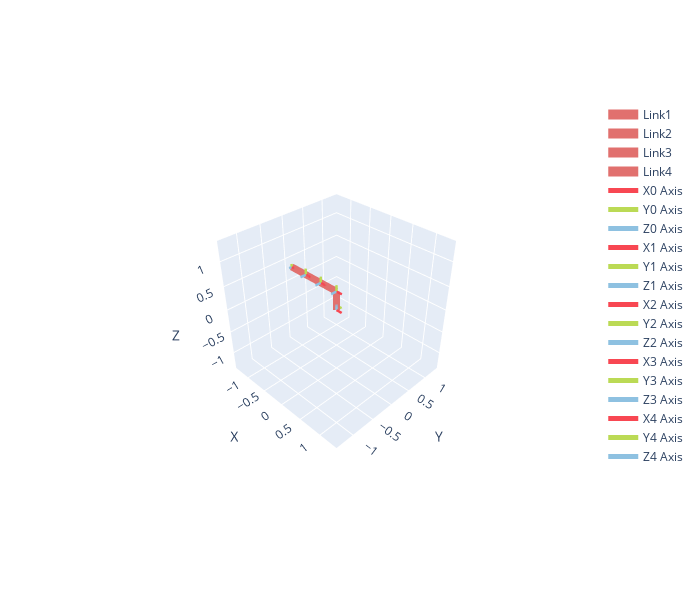

The code cell stored with this chart in its notebook:
### Markdown cell above
## DH Models

### Generic Models
We can easily define a robotic manipulate using DH parameters in RoboSandbox. To give a quick start, several pre-defined models are offered **from 2 Dofs to 7 Dofs**:

### Code cell
import robosandbox.models.DH.Generic as generic
robot4 = generic.GenericFour()
robot4.plotly(robot4.qz, fig=go.Figure(), isShow=False) # In the Marimo notebook, use the "fig" parameter for improved visual effects.

### Figure 1 — Plotly figure (JSON) as saved in the notebook; plotly's stock layout.template omitted (floating-point values rounded to 4 significant figures)
{"data": [{"line": {"color": "#E1706E", "width": 14}, "mode": "lines", "name": "Link1", "type": "scatter3d", "x": [0.0, 0.0], "y": [0.0, 0.0], "z": [0.0, 0.4]}, {"line": {"color": "#E1706E", "width": 14}, "mode": "lines", "name": "Link2", "type": "scatter3d", "x": [0.0, -0.4], "y": [0.0, 0.0], "z": [0.4, 0.4]}, {"line": {"color": "#E1706E", "width": 14}, "mode": "lines", "name": "Link3", "type": "scatter3d", "x": [-0.4, -0.8], "y": [0.0, 0.0], "z": [0.4, 0.4]}, {"line": {"color": "#E1706E", "width": 14}, "mode": "lines", "name": "Link4", "type": "scatter3d", "x": [-0.8, -1.2], "y": [0.0, 0.0], "z": [0.4, 0.4]}, {"line": {"color": "#F84752", "width": 5}, "mode": "lines", "name": "X0 Axis", "type": "scatter3d", "x": [0, 0.13], "y": [0, 0], "z": [0, 0]}, {"cmax": 1, "cmin": 0, "colorscale": [[0, "#F84752"], [1, "#F84752"]], "showscale": false, "sizemode": "absolute", "sizeref": 0.013, "type": "cone", "u": [1], "v": [0], "w": [0], "x": [0.13], "y": [0], "z": [0]}, {"line": {"color": "#BBDA55", "width": 5}, "mode": "lines", "name": "Y0 Axis", "type": "scatter3d", "x": [0, 0], "y": [0, 0.13], "z": [0, 0]}, {"cmax": 1, "cmin": 0, "colorscale": [[0, "#BBDA55"], [1, "#BBDA55"]], "showscale": false, "sizemode": "absolute", "sizeref": 0.013, "type": "cone", "u": [0], "v": [1], "w": [0], "x": [0], "y": [0.13], "z": [0]}, {"line": {"color": "#8EC1E1", "width": 5}, "mode": "lines", "name": "Z0 Axis", "type": "scatter3d", "x": [0, 0], "y": [0, 0], "z": [0, 0.13]}, {"cmax": 1, "cmin": 0, "colorscale": [[0, "#8EC1E1"], [1, "#8EC1E1"]], "showscale": false, "sizemode": "absolute", "sizeref": 0.013, "type": "cone", "u": [0], "v": [0], "w": [1], "x": [0], "y": [0], "z": [0.13]}, {"line": {"color": "#F84752", "width": 5}, "mode": "lines", "name": "X1 Axis", "type": "scatter3d", "x": [0, 0.13], "y": [0, 0], "z": [0.4, 0.4]}, {"cmax": 1, "cmin": 0, "colorscale": [[0, "#F84752"], [1, "#F84752"]], "showscale": false, "sizemode": "absolute", "sizeref": 0.013, "type": "cone", "u": [1], "v": [0], "w": [0], "x": [0.13], "y": [0], "z": [0.4]}, {"line": {"color": "#BBDA55", "width": 5}, "mode": "lines", "name": "Y1 Axis", "type": "scatter3d", "x": [0, 0], "y": [0, 7.96e-18], "z": [0.4, 0.53]}, {"cmax": 1, "cmin": 0, "colorscale": [[0, "#BBDA55"], [1, "#BBDA55"]], "showscale": false, "sizemode": "absolute", "sizeref": 0.013, "type": "cone", "u": [0], "v": [6.123e-17], "w": [1], "x": [0], "y": [7.96e-18], "z": [0.53]}, {"line": {"color": "#8EC1E1", "width": 5}, "mode": "lines", "name": "Z1 Axis", "type": "scatter3d", "x": [0, 0], "y": [0, -0.13], "z": [0.4, 0.4]}, {"cmax": 1, "cmin": 0, "colorscale": [[0, "#8EC1E1"], [1, "#8EC1E1"]], "showscale": false, "sizemode": "absolute", "sizeref": 0.013, "type": "cone", "u": [0], "v": [-1], "w": [6.123e-17], "x": [0], "y": [-0.13], "z": [0.4]}, {"line": {"color": "#F84752", "width": 5}, "mode": "lines", "name": "X2 Axis", "type": "scatter3d", "x": [-0.4, -0.27], "y": [0, 0], "z": [0.4, 0.4]}, {"cmax": 1, "cmin": 0, "colorscale": [[0, "#F84752"], [1, "#F84752"]], "showscale": false, "sizemode": "absolute", "sizeref": 0.013, "type": "cone", "u": [1], "v": [0], "w": [0], "x": [-0.27], "y": [0], "z": [0.4]}, {"line": {"color": "#BBDA55", "width": 5}, "mode": "lines", "name": "Y2 Axis", "type": "scatter3d", "x": [-0.4, -0.4], "y": [0, 7.96e-18], "z": [0.4, 0.53]}, {"cmax": 1, "cmin": 0, "colorscale": [[0, "#BBDA55"], [1, "#BBDA55"]], "showscale": false, "sizemode": "absolute", "sizeref": 0.013, "type": "cone", "u": [0], "v": [6.123e-17], "w": [1], "x": [-0.4], "y": [7.96e-18], "z": [0.53]}, {"line": {"color": "#8EC1E1", "width": 5}, "mode": "lines", "name": "Z2 Axis", "type": "scatter3d", "x": [-0.4, -0.4], "y": [0, -0.13], "z": [0.4, 0.4]}, {"cmax": 1, "cmin": 0, "colorscale": [[0, "#8EC1E1"], [1, "#8EC1E1"]], "showscale": false, "sizemode": "absolute", "sizeref": 0.013, "type": "cone", "u": [0], "v": [-1], "w": [6.123e-17], "x": [-0.4], "y": [-0.13], "z": [0.4]}, {"line": {"color": "#F84752", "width": 5}, "mode": "lines", "name": "X3 Axis", "type": "scatter3d", "x": [-0.8, -0.67], "y": [0, 0], "z": [0.4, 0.4]}, {"cmax": 1, "cmin": 0, "colorscale": [[0, "#F84752"], [1, "#F84752"]], "showscale": false, "sizemode": "absolute", "sizeref": 0.013, "type": "cone", "u": [1], "v": [0], "w": [0], "x": [-0.67], "y": [0], "z": [0.4]}, {"line": {"color": "#BBDA55", "width": 5}, "mode": "lines", "name": "Y3 Axis", "type": "scatter3d", "x": [-0.8, -0.8], "y": [0, 7.96e-18], "z": [0.4, 0.53]}, {"cmax": 1, "cmin": 0, "colorscale": [[0, "#BBDA55"], [1, "#BBDA55"]], "showscale": false, "sizemode": "absolute", "sizeref": 0.013, "type": "cone", "u": [0], "v": [6.123e-17], "w": [1], "x": [-0.8], "y": [7.96e-18], "z": [0.53]}, {"line": {"color": "#8EC1E1", "width": 5}, "mode": "lines", "name": "Z3 Axis", "type": "scatter3d", "x": [-0.8, -0.8], "y": [0, -0.13], "z": [0.4, 0.4]}, {"cmax": 1, "cmin": 0, "colorscale": [[0, "#8EC1E1"], [1, "#8EC1E1"]], "showscale": false, "sizemode": "absolute", "sizeref": 0.013, "type": "cone", "u": [0], "v": [-1], "w": [6.123e-17], "x": [-0.8], "y": [-0.13], "z": [0.4]}, {"line": {"color": "#F84752", "width": 5}, "mode": "lines", "name": "X4 Axis", "type": "scatter3d", "x": [-1.2, -1.135], "y": [0, 0], "z": [0.4, 0.4]}, {"cmax": 1, "cmin": 0, "colorscale": [[0, "#F84752"], [1, "#F84752"]], "showscale": false, "sizemode": "absolute", "sizeref": 0.0065, "type": "cone", "u": [1], "v": [0], "w": [0], "x": [-1.135], "y": [0], "z": [0.4]}, {"line": {"color": "#BBDA55", "width": 5}, "mode": "lines", "name": "Y4 Axis", "type": "scatter3d", "x": [-1.2, -1.2], "y": [0, 3.98e-18], "z": [0.4, 0.465]}, {"cmax": 1, "cmin": 0, "colorscale": [[0, "#BBDA55"], [1, "#BBDA55"]], "showscale": false, "sizemode": "absolute", "sizeref": 0.0065, "type": "cone", "u": [0], "v": [6.123e-17], "w": [1], "x": [-1.2], "y": [3.98e-18], "z": [0.465]}, {"line": {"color": "#8EC1E1", "width": 5}, "mode": "lines", "name": "Z4 Axis", "type": "scatter3d", "x": [-1.2, -1.2], "y": [0, -0.065], "z": [0.4, 0.4]}, {"cmax": 1, "cmin": 0, "colorscale": [[0, "#8EC1E1"], [1, "#8EC1E1"]], "showscale": false, "sizemode": "absolute", "sizeref": 0.0065, "type": "cone", "u": [0], "v": [-1], "w": [6.123e-17], "x": [-1.2], "y": [-0.065], "z": [0.4]}], "layout": {"height": 600, "scene": {"aspectmode": "cube", "camera": {"center": {"x": 0, "y": 0, "z": 0}, "eye": {"x": 1.897, "y": -1.897, "z": 1.897}, "up": {"x": 0, "y": 0, "z": 1}}, "xaxis": {"nticks": 10, "range": [-1.391, 1.391], "title": {"text": "X"}}, "yaxis": {"nticks": 10, "range": [-1.391, 1.391], "title": {"text": "Y"}}, "zaxis": {"nticks": 10, "range": [-1.391, 1.391], "title": {"text": "Z"}}}, "width": 700}}
